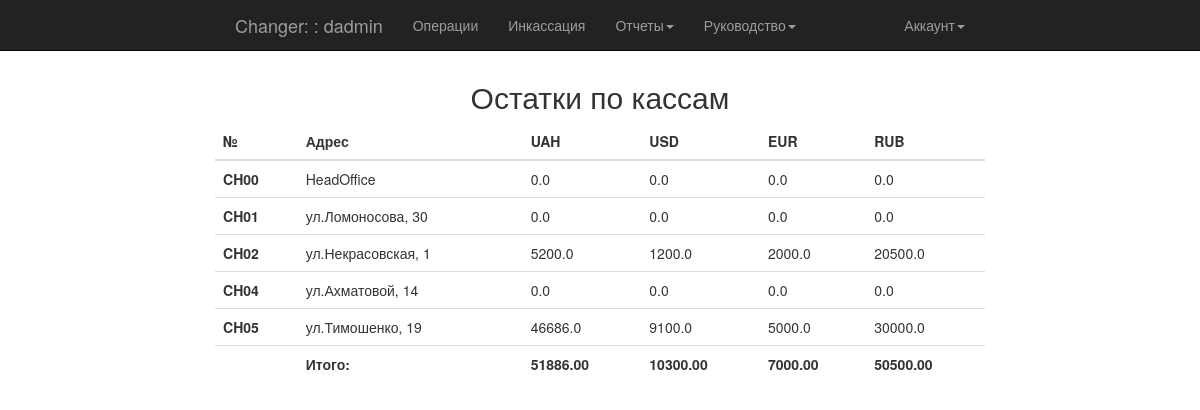
Page /boss/boss_state (signed in) on the committed database.
### app/models.py (models this page shows, shortened)
class User(UserMixin, db.Model):
    __tablename__ = 'users'
    id = db.Column(db.Integer, primary_key=True)
    username = db.Column(db.String(64), unique=True, index=True)
    password_hash = db.Column(db.String(128))
    member_since = db.Column(db.DateTime(), default=datetime.utcnow)
    last_seen = db.Column(db.DateTime(), default=datetime.utcnow)
    status = db.Column(db.Boolean, default=True)
    role_id = db.Column(db.Integer, db.ForeignKey('roles.id'))
    role = db.relationship('Role', backref='user')
    cash_id = db.Column(db.Integer, db.ForeignKey('cashes.id'))
    cash = db.relationship('Cashes', backref='user')
    group_id = db.Column(db.Integer, db.ForeignKey('group_cashes.id'), default=1)
    group = db.relationship('GroupOfCashes', backref='user')
    deals = db.relationship('Deals', backref='user', lazy='dynamic')
    transactions = db.relationship('Transaction', backref='user', lazy='dynamic')
    collections = db.relationship('Collections', backref='user')
    def can(self, permissions):
        return self.role is not None and (self.role.permissions & permissions) == permissions
    @property
    def password(self):
        raise "Password isn't readable attribute"

class Cashes(db.Model):
    __tablename__ = 'cashes'
    id = db.Column(db.Integer, primary_key=True)
    branch = db.Column(db.String(8))
    address = db.Column(db.String(64))
    member_since = db.Column(db.DateTime(), default=datetime.utcnow)
    status = db.Column(db.Boolean, default=True)
    group_id = db.Column(db.Integer, db.ForeignKey('group_cashes.id'))
    group = db.relationship('GroupOfCashes', backref='cash')
    deals = db.relationship('Deals', backref='cash', lazy='dynamic')
    collections = db.relationship('Collections', backref='cash')
    transactions = db.relationship('Transaction', backref='cash')

class Deals(db.Model):
    __tablename__ = 'deals'
    id = db.Column(db.Integer, primary_key=True)
    user_id = db.Column(db.Integer, db.ForeignKey('users.id'))
    cash_id = db.Column(db.Integer, db.ForeignKey('cashes.id'))
    inkass = db.Column(db.Boolean, default=False)  # inkass = 1 - YES;
    inkass_notes = db.Column(db.String(64))
    date_operation = db.Column(db.DateTime, default=datetime.utcnow)
    count_uah = db.Column(db.Float)
    currency_usd = db.Column(db.Float, default=0)
    count_usd = db.Column(db.Float)
    currency_eur = db.Column(db.Float, default=0)
    count_eur = db.Column(db.Float)
    currency_rub = db.Column(db.Float, default=0)
    count_rub = db.Column(db.Float)

### app/boss/views.py (the view)
@boss.route('/boss_state')
@login_required
@permission_required(Permission.SHOW_STATUS)
def boss_state():
    result_branches = []
    for i in Cashes.query.order_by('id').all():
        deal = Deals.query.filter_by(cash_id=i.id).order_by(Deals.id.desc()).first()
        result_one = (i.branch, i.address, deal.count_uah, deal.count_usd, deal.count_eur, deal.count_rub)
        result_branches.append(result_one)
    return render_template('boss/boss_state.html', result_branches=result_branches)

### app/main/__init__.py (called while the page is built)
@main.app_context_processor
def inject_permission():
    return dict(Permission=Permission)

### app/models.py (called while the page is built)
@login_manager.user_loader
def load_user(user_id):
    return User.query.get(int(user_id))

### app/templates/boss/boss_state.html (shortened to what this page needs)
{% extends "base.html" %}
{% block content %}
    <div class="col-sm-8 col-sm-offset-2 loginpage">
        <p><h2 class="text-center">Остатки по кассам</h2></p>
        <table class='table table-hover'>
            <thead>
            <tr>
                <th>№</th>
                <th>Адрес</th>
                <th>UAH</th>
                <th>USD</th>
                <th>EUR</th>
                <th>RUB</th>
            </tr>
            </thead>
            <tbody>
            {% for i in result_branches %}
                <tr>
                    <th class='row'> {{ i[0] }}</th>
                    <td>{{ i[1] }}</td>
                    <td>{{ i[2] }}</td>
                    <td>{{ i[3] }}</td>
                    <td>{{ i[4] }}</td>
                    <td>{{ i[5] }}</td>
                </tr>
            {% endfor %}
            </tbody>
            <tfoot>
            <tr>
                <th></th>
                <th>Итого:</th>
                <th id="sum_uah"></th>
                <th id="sum_usd"></th>
                <th id="sum_eur"></th>
                <th id="sum_rub"></th>
            </tr>
            </tfoot>
        </table>
    </div>
{% endblock %}

### app/templates/base.html (shortened to what this page needs)
<!DOCTYPE html>
<html lang="en" {% block html_attribs %}{% endblock html_attribs %}>
{% block html %}
    <head>
        {% block head %}
            {% block styles %}
                <link rel="stylesheet" href="{{ url_for('static', filename='bootstrap.min.css') }}">
                <link rel="stylesheet" href="{{ url_for('static', filename='style.css') }}">
            {% endblock styles %}
        {% endblock head %}
    </head>
    <body>
    {% block body %}
        {% block navbar %}
            <nav class="navbar navbar-inverse navbar-fixed-top">
                <div class="container">
                    <div class="col-md-8 col-md-offset-2">
                        <div class="navbar-header">
                            {% if current_user.is_authenticated %}
                                <a class="navbar-brand" href="#">Changer: {{ current_user.cash.branch }}: {{ current_user.username }}</a>
                            {% else %}
                                <a class="navbar-brand" href="#">Changer</a>
                            {% endif %}
                        </div>
                        <div class="navbar-collapse collapse">
                            <ul class="nav navbar-nav">
                                {% if current_user.is_authenticated %}
                                    {% if current_user.can(Permission.MAKE_OPERATION) %}
                                        <li><a href="{{ url_for('main.index') }}">Операции</a></li>
                                        <li><a href="{{ url_for('main.collections') }}">Инкассация</a></li>
                                        <li class="dropdown">
                                            <a href="#" class="dropdown-toggle" data-toggle="dropdown">Отчеты<b class="caret"></b></a>
                                        </li>
                                    {% endif %}
                                    {% if current_user.can(Permission.SHOW_STATUS) %}
                                        <li class="dropdown">
                                        <a href="#" class="dropdown-toggle" data-toggle="dropdown">Руководство<b class="caret"></b></a>
                                    </li>
                                    {% endif %}
                                {% endif %}
                            </ul>
                            <ul class="nav navbar-nav navbar-right">
                                {% if current_user.is_authenticated %}
                                    <li class="dropdown">
                                        <a href="#" class="dropdown-toggle" data-toggle="dropdown">Аккаунт<b class="caret"></b></a>
                                    </li>
                                {% else %}
                                    <li><a href="{{ url_for('auth.login') }}">Войти</a></li>
                                {% endif %}
                            </ul>
                        </div>
                    </div>
                </div>
            </nav>
        {% endblock navbar %}
        {% block content %}
        {% endblock content %}
    {% endblock body %}
    </body>
{% endblock html %}
</html>

### app/static/style.css (style rules this page uses)
.loginpage { margin-top: 60px; }

### rows in the picture
User: username "dadmin"
Cashes: branch "CH00", address "HeadOffice"
Deals: count_uah "0.0", count_usd "0.0", count_eur "0.0", count_rub "0.0"
Cashes: branch "CH01", address "ул.Ломоносова, 30"
Deals: count_uah "0.0", count_usd "0.0", count_eur "0.0", count_rub "0.0"
Cashes: branch "CH02", address "ул.Некрасовская, 1"
Deals: count_uah "5200.0", count_usd "1200.0", count_eur "2000.0", count_rub "20500.0"
Cashes: branch "CH04", address "ул.Ахматовой, 14"
Deals: count_uah "0.0", count_usd "0.0", count_eur "0.0", count_rub "0.0"
Cashes: branch "CH05", address "ул.Тимошенко, 19"
Deals: count_uah "46686.0", count_usd "9100.0", count_eur "5000.0", count_rub "30000.0"
